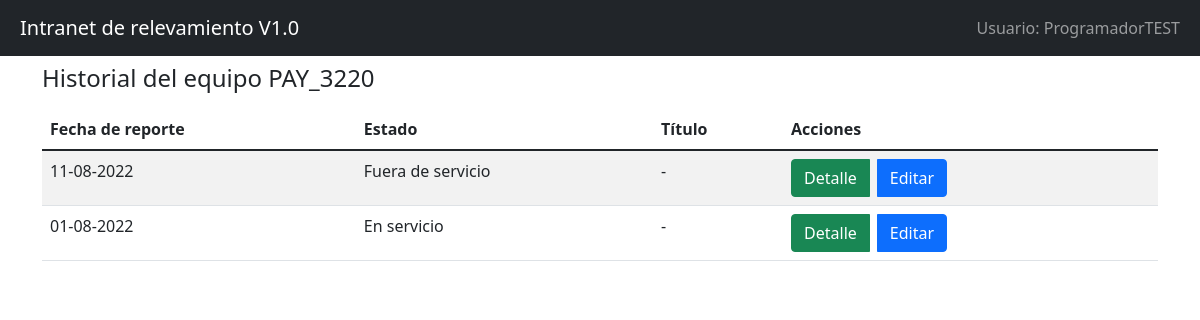
The app's page /historialEquipo/PAY_3220 with its own data.
### models/equipos.py (models this page shows, shortened)
class PAY_3220(db.Model):
    id = db.Column(db.Integer, primary_key = True)
    estado = db.Column(db.String(35))
    titulo = db.Column(db.String(35))
    detalle = db.Column(db.String(500))
    fechaReporte = db.Column(db.Date)
    fechaCreada = db.Column(db.Date)
    usuario = db.Column(db.String(35))

### routes/equipos.py (the view)
@equipos.route("/historialEquipo/<tag>")
def historialEquipo(tag):
    lista = allEstados(tag)
    return render_template('equiposHistorial.html', lista=lista, tabla=tag)

### templates/equiposHistorial.html (shortened to what this page needs)
<!DOCTYPE html>
<html lang="en">
<head>
    <link href="https://cdn.jsdelivr.net/npm/bootstrap@5.1.3/dist/css/bootstrap.min.css" rel="stylesheet">
    <link rel="stylesheet" href="{{url_for('static', filename='main.css')}}">
</head>
<body>
  <header>
    <nav class="navbar navbar-dark bg-dark">
      <div class="container-fluid">
        <a class="navbar-brand ps-2" href={{url_for('equipos.home')}} id="titulo_version">Intranet de relevamiento V1.0</a>
        <span class="navbar-text me-2">
          <div id="nameUserNav">Usuario: ProgramadorTEST</div>
        </span>
      </div>
    </nav>
  </header>
  <main class="container">
    <h4 class="mt-2 mb-3">Historial del equipo {{tabla}} </h4>
    <table class="table table-striped">
      <thead>
        <tr>
          <th scope="col">Fecha de reporte</th>
          <th scope="col">Estado</th>
          <th scope="col">Título</th>
          <th scope="col">Acciones</th>
        </tr>
      </thead>
      <tbody>
        {% for list in lista %}
        <tr>
          <td>{{list.fechaReporte.strftime('%d-%m-%Y')}}</th>
          <td>{{list.estado}}</td>
          <td>{{list.titulo}}</td>
          <td>
            <div class="btn-group">
              <a type="button" class="btn btn-success me-2" href="{{url_for('equipos.detalleRegistroEquipo', tag=tabla, id=list.id)}}">Detalle</a>
              <a type="button" class="btn btn-primary me-2" href="{{url_for('equipos.updateRegistroEquipo', tag=tabla , id=list.id)}}">Editar</a>
            </div>
          </td>
        </tr>
        {% endfor%}
      </tbody>
    </table>
  </main>
</body>
</html>

### static/main.css (style rules this page uses)
:root { --bs-blue: #0d6efd; --bs-indigo: #6610f2; --bs-purple: #6f42c1; --bs-pink: #d63384; --bs-red: #dc3545; --bs-orange: #fd7e14; --bs-yellow: #ffc107; --bs-green: #198754; --bs-teal: #20c997; --bs-cyan: #0dcaf0; --bs-white: #fff; --bs-gray: #6c757d; --bs-gray-dark: #343a40; --bs-primary: #0d6efd; --bs-secondary: #6c757d; --bs-success: #198754; --bs-info: #0dcaf0; --bs-warning: #ffc107; --bs-danger: #dc3545; --bs-light: #f8f9fa; --bs-dark: #212529; --bs-font-sans-serif: system-ui, -apple-system, "Segoe UI", Roboto, "Helvetica Neue", Arial, "Noto Sans", "Liberation Sans", sans-serif, "Apple Color Emoji", "Segoe UI Emoji", "Segoe UI Symbol", "Noto Color Emoji"; --bs-font-monospace: SFMono-Regular, Menlo, Monaco, Consolas, "Liberation Mono", "Courier New", monospace; --bs-gradient: linear-gradient(180deg, rgba(255, 255, 255, 0.15), rgba(255, 255, 255, 0)); }

### records on screen
PAY_3220: fechaReporte "11-08-2022", estado "Fuera de servicio", titulo "-"
PAY_3220: fechaReporte "01-08-2022", estado "En servicio", titulo "-"

### other values on screen
{{ tabla }} "PAY_3220"
